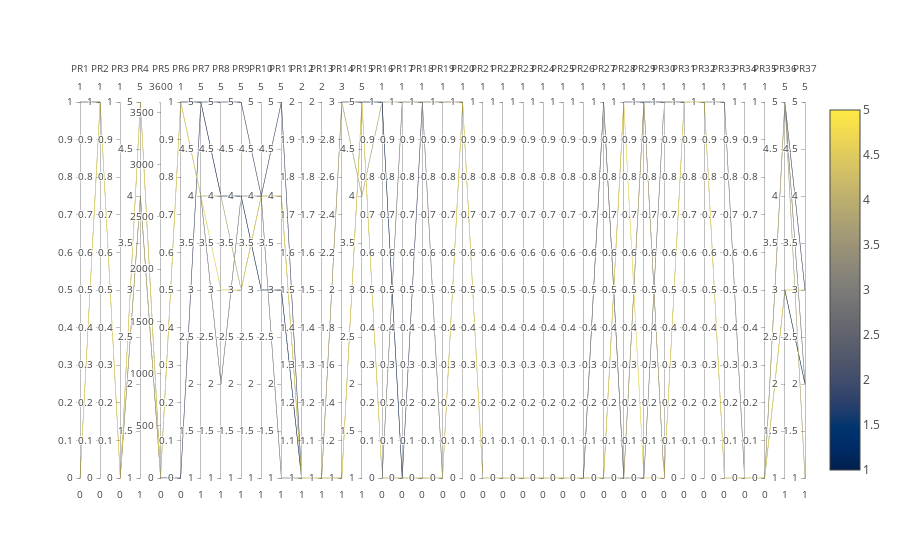
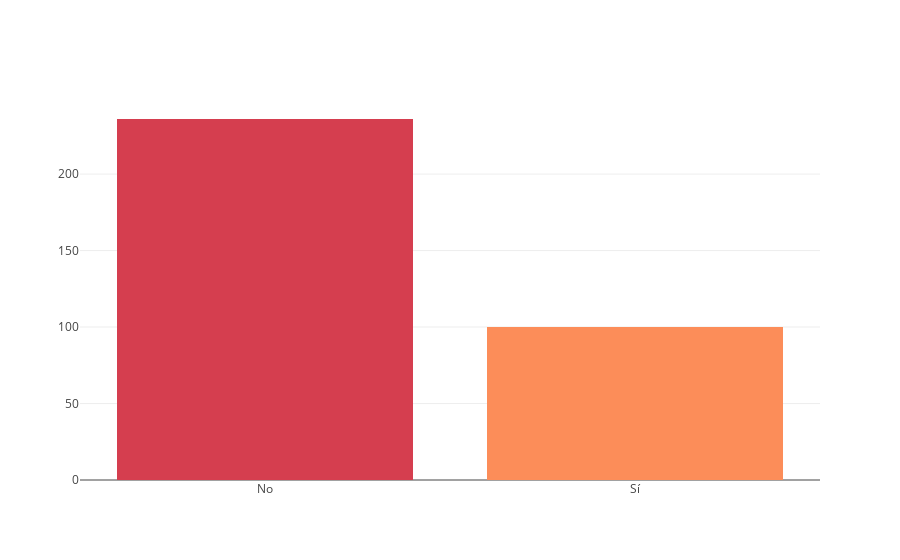
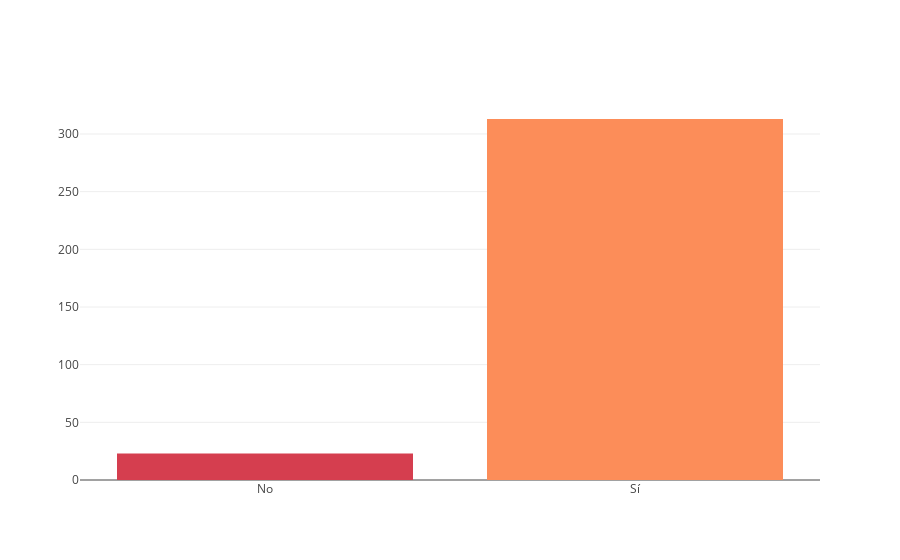
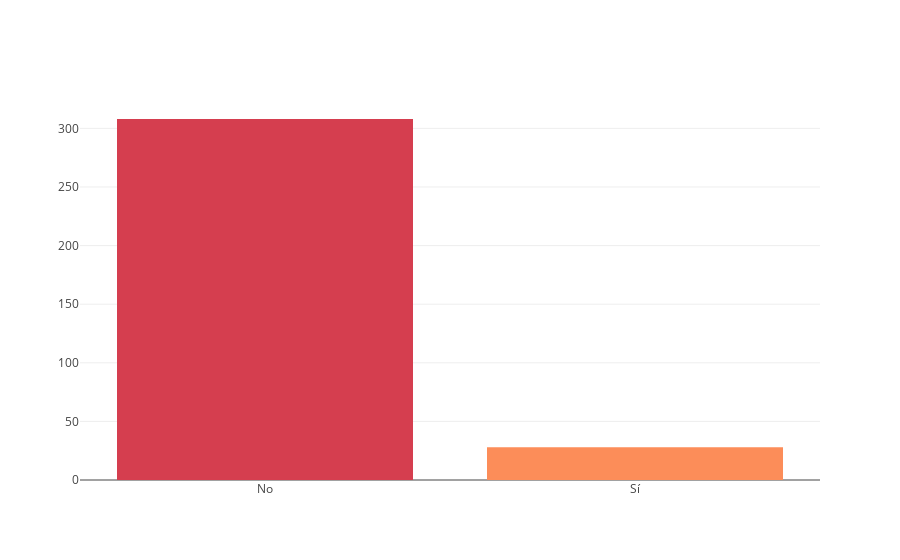

The cell these charts' notebook holds for them, in order:
### Code cell
visualize_prosume_clusters_esp(dataframe_with_clusters_esp)

### Figure 1 — Plotly figure (JSON) as saved in the notebook; plotly's stock layout.template omitted (floating-point values rounded to 4 significant figures; data arrays with more than 128 entries replaced by an {"elided": "..."} marker saying what was removed)
{"data": [{"dimensions": [{"label": "PR1", "range": [0, 1], "values": {"elided": "767 int values"}}, {"label": "PR2", "range": [0, 1], "values": {"elided": "767 int values"}}, {"label": "PR3", "range": [0, 1], "values": {"elided": "767 int values"}}, {"label": "PR4", "range": [1, 5], "values": {"elided": "767 int values"}}, {"label": "PR5", "range": [0, 3600], "values": {"elided": "767 float values"}}, {"label": "PR6", "range": [0, 1], "values": {"elided": "767 int values"}}, {"label": "PR7", "range": [1, 5], "values": {"elided": "767 int values"}}, {"label": "PR8", "range": [1, 5], "values": {"elided": "767 int values"}}, {"label": "PR9", "range": [1, 5], "values": {"elided": "767 int values"}}, {"label": "PR10", "range": [1, 5], "values": {"elided": "767 int values"}}, {"label": "PR11", "range": [1, 5], "values": {"elided": "767 int values"}}, {"label": "PR12", "range": [1, 2], "values": {"elided": "767 int values"}}, {"label": "PR13", "range": [1, 2], "values": {"elided": "767 int values"}}, {"label": "PR14", "range": [1, 3], "values": {"elided": "767 int values"}}, {"label": "PR15", "range": [1, 5], "values": {"elided": "767 int values"}}, {"label": "PR16", "range": [0, 1], "values": {"elided": "767 int values"}}, {"label": "PR17", "range": [0, 1], "values": {"elided": "767 int values"}}, {"label": "PR18", "range": [0, 1], "values": {"elided": "767 int values"}}, {"label": "PR19", "range": [0, 1], "values": {"elided": "767 int values"}}, {"label": "PR20", "range": [0, 1], "values": {"elided": "767 int values"}}, {"label": "PR21", "range": [0, 1], "values": {"elided": "767 int values"}}, {"label": "PR22", "range": [0, 1], "values": {"elided": "767 int values"}}, {"label": "PR23", "range": [0, 1], "values": {"elided": "767 int values"}}, {"label": "PR24", "range": [0, 1], "values": {"elided": "767 int values"}}, {"label": "PR25", "range": [0, 1], "values": {"elided": "767 int values"}}, {"label": "PR26", "range": [0, 1], "values": {"elided": "767 int values"}}, {"label": "PR27", "range": [0, 1], "values": {"elided": "767 int values"}}, {"label": "PR28", "range": [0, 1], "values": {"elided": "767 int values"}}, {"label": "PR29", "range": [0, 1], "values": {"elided": "767 int values"}}, {"label": "PR30", "range": [0, 1], "values": {"elided": "767 int values"}}, {"label": "PR31", "range": [0, 1], "values": {"elided": "767 int values"}}, {"label": "PR32", "range": [0, 1], "values": {"elided": "767 int values"}}, {"label": "PR33", "range": [0, 1], "values": {"elided": "767 int values"}}, {"label": "PR34", "range": [0, 1], "values": {"elided": "767 int values"}}, {"label": "PR35", "range": [0, 1], "values": {"elided": "767 int values"}}, {"label": "PR36", "range": [1, 5], "values": {"elided": "767 int values"}}, {"label": "PR37", "range": [1, 5], "values": {"elided": "767 int values"}}], "line": {"cmax": 5, "cmin": 1, "color": [5, 2, 4, 3, 1], "colorscale": "Cividis", "reversescale": false, "showscale": true}, "showlegend": true, "type": "parcoords", "uid": "bb0d030e-3c4c-4574-b14a-229535e5f798"}], "layout": {}}

### Figure 2 — Plotly figure (JSON) as saved in the notebook; plotly's stock layout.template omitted (floating-point values rounded to 4 significant figures)
{"data": [{"marker": {"color": ["rgb(213,62,79)", "rgb(252,141,89)", "rgb(254,224,139)", "rgb(230,245,152)", "rgb(153,213,148)", "rgb(50,136,189)"]}, "type": "bar", "uid": "5d0cf752-7f25-484b-879d-421af1f7e50e", "x": [0, 1], "y": [236, 100]}], "layout": {"bargap": 0.2, "xaxis": {"ticktext": ["No", "Sí"], "tickvals": [0, 1]}}}

### Figure 3 — Plotly figure (JSON) as saved in the notebook; plotly's stock layout.template omitted (floating-point values rounded to 4 significant figures)
{"data": [{"marker": {"color": ["rgb(213,62,79)", "rgb(252,141,89)", "rgb(254,224,139)", "rgb(230,245,152)", "rgb(153,213,148)", "rgb(50,136,189)"]}, "type": "bar", "uid": "11ebaaed-0b71-424a-9a0f-24e70f018e19", "x": [0, 1], "y": [23, 313]}], "layout": {"bargap": 0.2, "xaxis": {"ticktext": ["No", "Sí"], "tickvals": [0, 1]}}}

### Figure 4 — Plotly figure (JSON) as saved in the notebook; plotly's stock layout.template omitted (floating-point values rounded to 4 significant figures)
{"data": [{"marker": {"color": ["rgb(213,62,79)", "rgb(252,141,89)", "rgb(254,224,139)", "rgb(230,245,152)", "rgb(153,213,148)", "rgb(50,136,189)"]}, "type": "bar", "uid": "d2d49cde-d3b4-4a78-bf54-63320fd7cf0d", "x": [0, 1], "y": [308, 28]}], "layout": {"bargap": 0.2, "xaxis": {"ticktext": ["No", "Sí"], "tickvals": [0, 1]}}}
